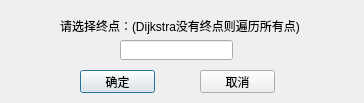
<?xml version="1.0" encoding="UTF-8"?>
<ui version="4.0">
 <class>SelectEnd</class>
 <widget class="QDialog" name="SelectEnd">
  <property name="geometry">
   <rect>
    <x>0</x>
    <y>0</y>
    <width>364</width>
    <height>103</height>
   </rect>
  </property>
  <property name="windowTitle">
   <string>Dialog</string>
  </property>
  <widget class="QLabel" name="label">
   <property name="geometry">
    <rect>
     <x>60</x>
     <y>10</y>
     <width>251</width>
     <height>31</height>
    </rect>
   </property>
   <property name="text">
    <string>请选择终点：(Dijkstra没有终点则遍历所有点)</string>
   </property>
  </widget>
  <widget class="QLineEdit" name="lineEdit">
   <property name="geometry">
    <rect>
     <x>120</x>
     <y>40</y>
     <width>113</width>
     <height>20</height>
    </rect>
   </property>
  </widget>
  <widget class="QPushButton" name="saveButton">
   <property name="geometry">
    <rect>
     <x>80</x>
     <y>70</y>
     <width>75</width>
     <height>23</height>
    </rect>
   </property>
   <property name="text">
    <string>确定</string>
   </property>
  </widget>
  <widget class="QPushButton" name="cancelButton">
   <property name="geometry">
    <rect>
     <x>200</x>
     <y>70</y>
     <width>75</width>
     <height>23</height>
    </rect>
   </property>
   <property name="text">
    <string>取消</string>
   </property>
  </widget>
 </widget>
 <resources/>
 <connections/>
</ui>
